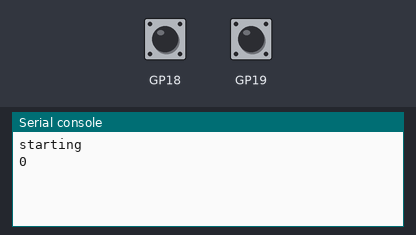
A program run on a simulated Raspberry Pi Pico running MicroPython. On the bench: the last lines printed to the serial console. The test bench sets the inputs (shaded band); at power-on: GP18 HIGH, GP19 HIGH.

Above: at 1.2 s.
1.3 s: GP18 pulled LOW for 0.15 s
At 2.0 s:
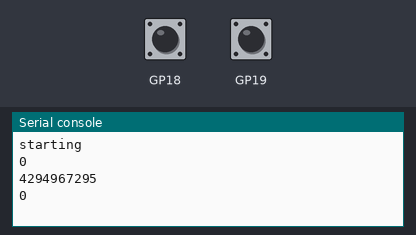
2.9 s: GP19 pulled LOW for 0.15 s
At 4.2 s:
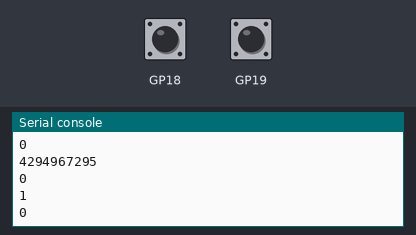

The program:

encoder_pico.py
```python
import rp2
from machine import Pin

@rp2.asm_pio(in_shiftdir=rp2.PIO.SHIFT_LEFT, autopush=False,
             autopull=False, out_shiftdir=rp2.PIO.SHIFT_RIGHT)
def encoder_prog():
    jmp("update")
    jmp("decrement")
    jmp("increment")
    jmp("update")
    jmp("increment")
    jmp("update")
    jmp("update")
    jmp("decrement")
    jmp("decrement")
    jmp("update")
    jmp("update")
    jmp("increment")
    jmp("update")
    jmp("increment")
    label("decrement")
    jmp(y_dec, "update")
    wrap_target()
    label("update")
    mov(isr, y)
    push(noblock)
    out(isr, 2)
    in_(pins, 2)
    mov(osr, isr)
    mov(pc, isr)
    label("increment")
    mov(y, invert(y))
    jmp(y_dec, "23")
    label("23")
    mov(y, invert(y))
    wrap()
    nop()
    nop()
    nop()
    nop()
    nop()
    nop()
    nop()
    nop()

class Encoder:
    def __init__(self, gpio_start):
        a = Pin(gpio_start, Pin.IN, Pin.PULL_UP)
        b = Pin(gpio_start+1, Pin.IN, Pin.PULL_UP)
        self.sm = rp2.StateMachine(0,encoder_prog,freq=125_000_000,
                                   in_base=gpio_start)
        self.sm.active(1)
        self.zero_val = self.read_basic()

    def read_basic(self):
        loops = self.sm.rx_fifo()
        for loop in range(loops): # flush stale FIFO values
            self.sm.get()
        return self.sm.get()

    def read(self):
        return self.read_basic() - self.zero_val

    def zero(self):
        self.zero_val = self.read_basic()

if __name__ == "__main__":
    import time
    print("starting")
    encoder = Encoder(18)
    last_value = None
    while True:
        value = encoder.read()
        if value != last_value:
            print(value)
        last_value = value
        time.sleep(.1)
```

Measured:
- after the input at 1.3 s, the serial console: prints a new line after 0.06 s (image 1)
- after the input at 2.9 s, the serial console: prints a new line after 0.12 s (image 2)
